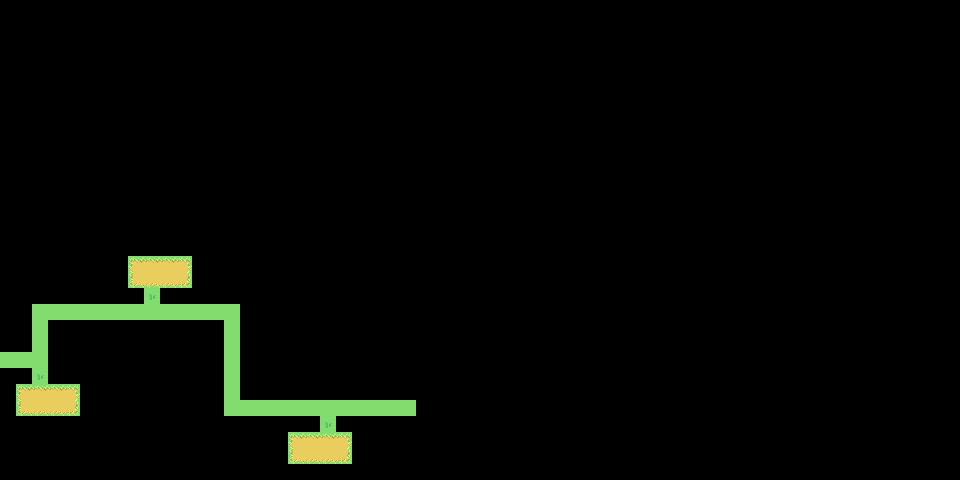

The image is a tile-based game level rendered from a .tmx file. Its description and complete source (layers, tilesets, objects, tile grids) follow:
An orthogonal 60x30 tile map with 16x16 px tiles, 1 tile layer (Tile Layer 1).

<map version="1.4" tiledversion="1.4.3" orientation="orthogonal" renderorder="right-up" width="60" height="30" tilewidth="16" tileheight="16" infinite="0" nextlayerid="2" nextobjectid="1">
 <tileset firstgid="1" source="grassland.tsx" />
 <layer id="1" name="Tile Layer 1" width="60" height="30">
  <data encoding="csv">
0,0,0,0,0,0,0,0,0,0,0,0,0,0,0,0,0,0,0,0,0,0,0,0,0,0,0,0,0,0,0,0,0,0,0,0,0,0,0,0,0,0,0,0,0,0,0,0,0,0,0,0,0,0,0,0,0,0,0,0,
0,0,0,0,0,0,0,0,0,0,0,0,0,0,0,0,0,0,0,0,0,0,0,0,0,0,0,0,0,0,0,0,0,0,0,0,0,0,0,0,0,0,0,0,0,0,0,0,0,0,0,0,0,0,0,0,0,0,0,0,
0,0,0,0,0,0,0,0,0,0,0,0,0,0,0,0,0,0,0,0,0,0,0,0,0,0,0,0,0,0,0,0,0,0,0,0,0,0,0,0,0,0,0,0,0,0,0,0,0,0,0,0,0,0,0,0,0,0,0,0,
0,0,0,0,0,0,0,0,0,0,0,0,0,0,0,0,0,0,0,0,0,0,0,0,0,0,0,0,0,0,0,0,0,0,0,0,0,0,0,0,0,0,0,0,0,0,0,0,0,0,0,0,0,0,0,0,0,0,0,0,
0,0,0,0,0,0,0,0,0,0,0,0,0,0,0,0,0,0,0,0,0,0,0,0,0,0,0,0,0,0,0,0,0,0,0,0,0,0,0,0,0,0,0,0,0,0,0,0,0,0,0,0,0,0,0,0,0,0,0,0,
0,0,0,0,0,0,0,0,0,0,0,0,0,0,0,0,0,0,0,0,0,0,0,0,0,0,0,0,0,0,0,0,0,0,0,0,0,0,0,0,0,0,0,0,0,0,0,0,0,0,0,0,0,0,0,0,0,0,0,0,
0,0,0,0,0,0,0,0,0,0,0,0,0,0,0,0,0,0,0,0,0,0,0,0,0,0,0,0,0,0,0,0,0,0,0,0,0,0,0,0,0,0,0,0,0,0,0,0,0,0,0,0,0,0,0,0,0,0,0,0,
0,0,0,0,0,0,0,0,0,0,0,0,0,0,0,0,0,0,0,0,0,0,0,0,0,0,0,0,0,0,0,0,0,0,0,0,0,0,0,0,0,0,0,0,0,0,0,0,0,0,0,0,0,0,0,0,0,0,0,0,
0,0,0,0,0,0,0,0,0,0,0,0,0,0,0,0,0,0,0,0,0,0,0,0,0,0,0,0,0,0,0,0,0,0,0,0,0,0,0,0,0,0,0,0,0,0,0,0,0,0,0,0,0,0,0,0,0,0,0,0,
0,0,0,0,0,0,0,0,0,0,0,0,0,0,0,0,0,0,0,0,0,0,0,0,0,0,0,0,0,0,0,0,0,0,0,0,0,0,0,0,0,0,0,0,0,0,0,0,0,0,0,0,0,0,0,0,0,0,0,0,
0,0,0,0,0,0,0,0,0,0,0,0,0,0,0,0,0,0,0,0,0,0,0,0,0,0,0,0,0,0,0,0,0,0,0,0,0,0,0,0,0,0,0,0,0,0,0,0,0,0,0,0,0,0,0,0,0,0,0,0,
0,0,0,0,0,0,0,0,0,0,0,0,0,0,0,0,0,0,0,0,0,0,0,0,0,0,0,0,0,0,0,0,0,0,0,0,0,0,0,0,0,0,0,0,0,0,0,0,0,0,0,0,0,0,0,0,0,0,0,0,
0,0,0,0,0,0,0,0,0,0,0,0,0,0,0,0,0,0,0,0,0,0,0,0,0,0,0,0,0,0,0,0,0,0,0,0,0,0,0,0,0,0,0,0,0,0,0,0,0,0,0,0,0,0,0,0,0,0,0,0,
0,0,0,0,0,0,0,0,0,0,0,0,0,0,0,0,0,0,0,0,0,0,0,0,0,0,0,0,0,0,0,0,0,0,0,0,0,0,0,0,0,0,0,0,0,0,0,0,0,0,0,0,0,0,0,0,0,0,0,0,
0,0,0,0,0,0,0,0,0,0,0,0,0,0,0,0,0,0,0,0,0,0,0,0,0,0,0,0,0,0,0,0,0,0,0,0,0,0,0,0,0,0,0,0,0,0,0,0,0,0,0,0,0,0,0,0,0,0,0,0,
0,0,0,0,0,0,0,0,0,0,0,0,0,0,0,0,0,0,0,0,0,0,0,0,0,0,0,0,0,0,0,0,0,0,0,0,0,0,0,0,0,0,0,0,0,0,0,0,0,0,0,0,0,0,0,0,0,0,0,0,
0,0,0,0,0,0,0,0,25,26,26,27,0,0,0,0,0,0,0,0,0,0,0,0,0,0,0,0,0,0,0,0,0,0,0,0,0,0,0,0,0,0,0,0,0,0,0,0,0,0,0,0,0,0,0,0,0,0,0,0,
0,0,0,0,0,0,0,0,41,42,42,43,0,0,0,0,0,0,0,0,0,0,0,0,0,0,0,0,0,0,0,0,0,0,0,0,0,0,0,0,0,0,0,0,0,0,0,0,0,0,0,0,0,0,0,0,0,0,0,0,
0,0,0,0,0,0,0,0,0,2,0,0,0,0,0,0,0,0,0,0,0,0,0,0,0,0,0,0,0,0,0,0,0,0,0,0,0,0,0,0,0,0,0,0,0,0,0,0,0,0,0,0,0,0,0,0,0,0,0,0,
0,0,1,1,1,1,1,1,1,1,1,1,1,1,1,0,0,0,0,0,0,0,0,0,0,0,0,0,0,0,0,0,0,0,0,0,0,0,0,0,0,0,0,0,0,0,0,0,0,0,0,0,0,0,0,0,0,0,0,0,
0,0,1,0,0,0,0,0,0,0,0,0,0,0,1,0,0,0,0,0,0,0,0,0,0,0,0,0,0,0,0,0,0,0,0,0,0,0,0,0,0,0,0,0,0,0,0,0,0,0,0,0,0,0,0,0,0,0,0,0,
0,0,1,0,0,0,0,0,0,0,0,0,0,0,1,0,0,0,0,0,0,0,0,0,0,0,0,0,0,0,0,0,0,0,0,0,0,0,0,0,0,0,0,0,0,0,0,0,0,0,0,0,0,0,0,0,0,0,0,0,
1,1,1,0,0,0,0,0,0,0,0,0,0,0,1,0,0,0,0,0,0,0,0,0,0,0,0,0,0,0,0,0,0,0,0,0,0,0,0,0,0,0,0,0,0,0,0,0,0,0,0,0,0,0,0,0,0,0,0,0,
0,0,2,0,0,0,0,0,0,0,0,0,0,0,1,0,0,0,0,0,0,0,0,0,0,0,0,0,0,0,0,0,0,0,0,0,0,0,0,0,0,0,0,0,0,0,0,0,0,0,0,0,0,0,0,0,0,0,0,0,
0,25,26,26,27,0,0,0,0,0,0,0,0,0,1,0,0,0,0,0,0,0,0,0,0,0,0,0,0,0,0,0,0,0,0,0,0,0,0,0,0,0,0,0,0,0,0,0,0,0,0,0,0,0,0,0,0,0,0,0,
0,41,42,42,43,0,0,0,0,0,0,0,0,0,1,1,1,1,1,1,1,1,1,1,1,1,0,0,0,0,0,0,0,0,0,0,0,0,0,0,0,0,0,0,0,0,0,0,0,0,0,0,0,0,0,0,0,0,0,0,
0,0,0,0,0,0,0,0,0,0,0,0,0,0,0,0,0,0,0,0,2,0,0,0,0,0,0,0,0,0,0,0,0,0,0,0,0,0,0,0,0,0,0,0,0,0,0,0,0,0,0,0,0,0,0,0,0,0,0,0,
0,0,0,0,0,0,0,0,0,0,0,0,0,0,0,0,0,0,25,26,26,27,0,0,0,0,0,0,0,0,0,0,0,0,0,0,0,0,0,0,0,0,0,0,0,0,0,0,0,0,0,0,0,0,0,0,0,0,0,0,
0,0,0,0,0,0,0,0,0,0,0,0,0,0,0,0,0,0,41,42,42,43,0,0,0,0,0,0,0,0,0,0,0,0,0,0,0,0,0,0,0,0,0,0,0,0,0,0,0,0,0,0,0,0,0,0,0,0,0,0,
0,0,0,0,0,0,0,0,0,0,0,0,0,0,0,0,0,0,0,0,0,0,0,0,0,0,0,0,0,0,0,0,0,0,0,0,0,0,0,0,0,0,0,0,0,0,0,0,0,0,0,0,0,0,0,0,0,0,0,0
</data>
 </layer>
</map>
